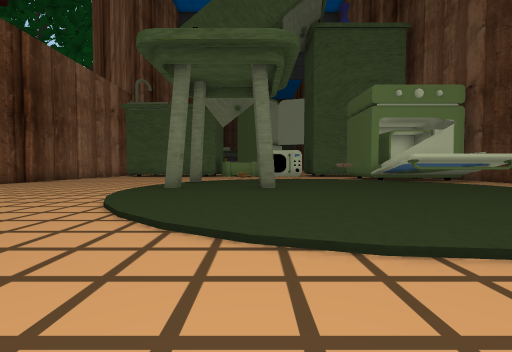
[1] (above)

24 first-person views from a walk through a Unity game level. The camera is 1.2 m above the floor, tilts 2° down and sees 90° across. The floor is counted in squares, 2 m on a side. Each view is taken from the middle of a square. On the plan, view 1 faces up. The plan holds only what a view shows up to about 9 squares ahead; the rest is blank. The place goes on beyond the plan. The player is left out. Some surface patterns are stand-ins.

[2]
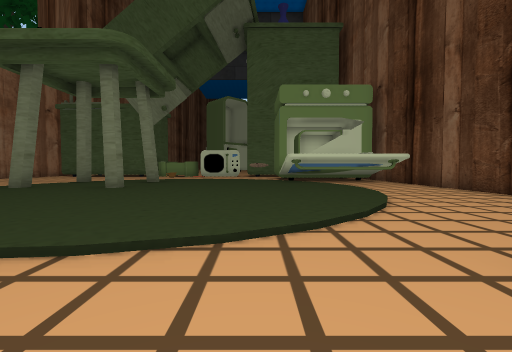

[3]
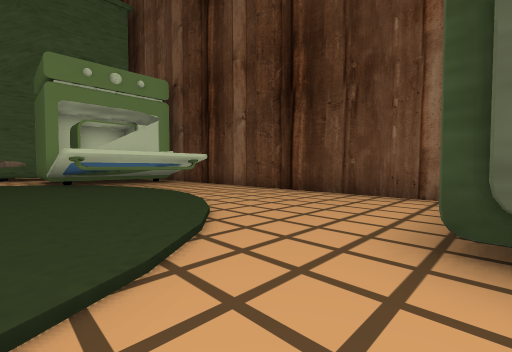

[4]
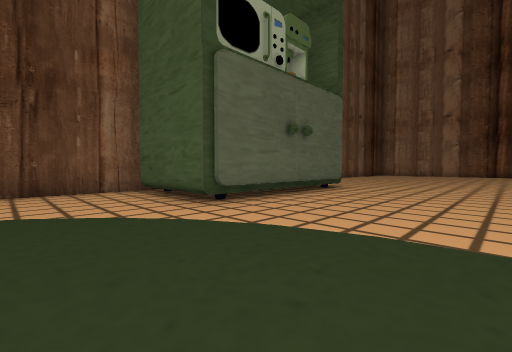

[5]
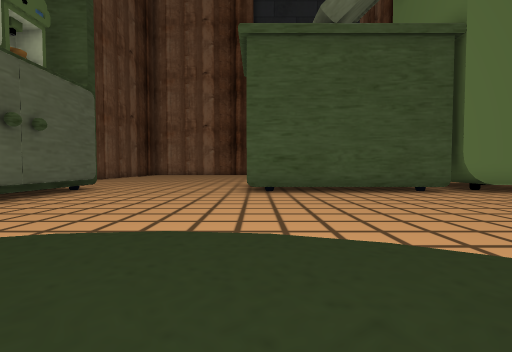

[6]
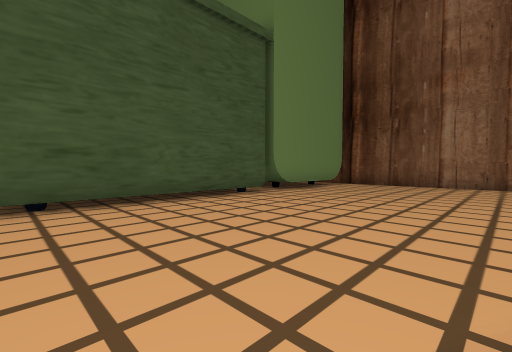

[7]
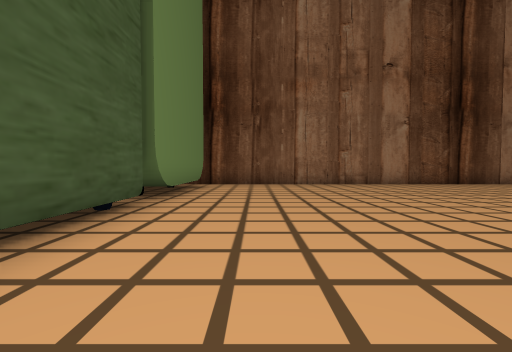

[8]
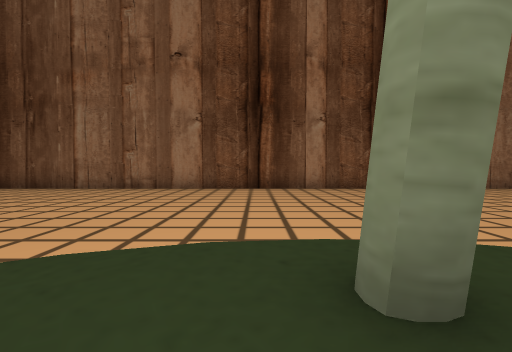

[9]
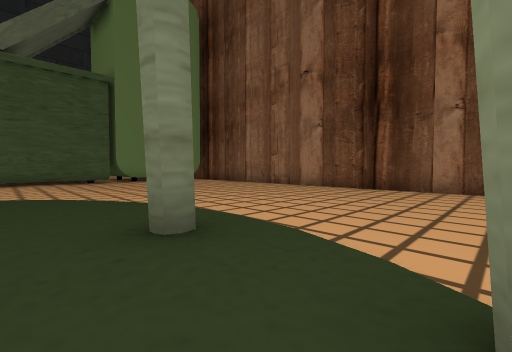

[10]
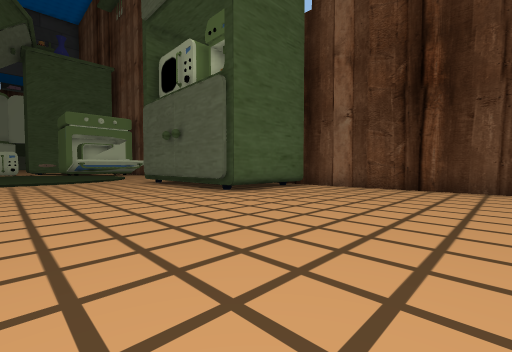

[11]
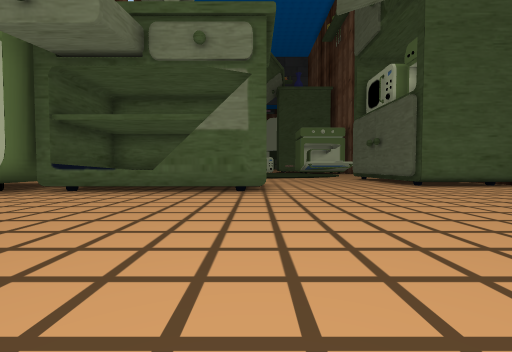

[12]
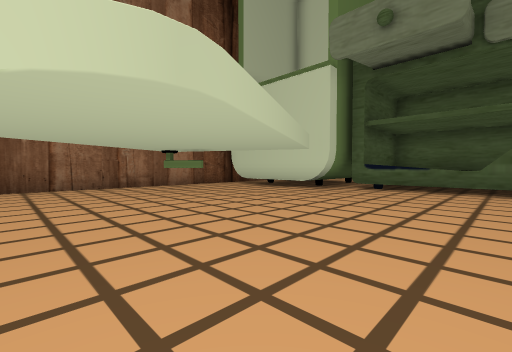

[13]
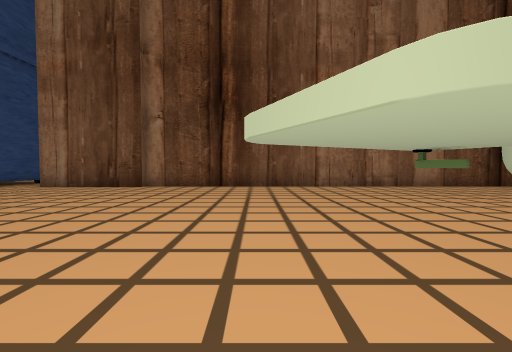

[14]
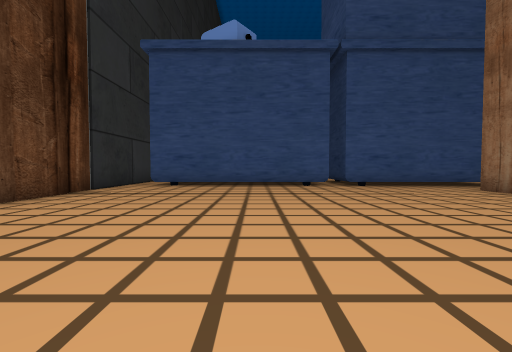

[15]
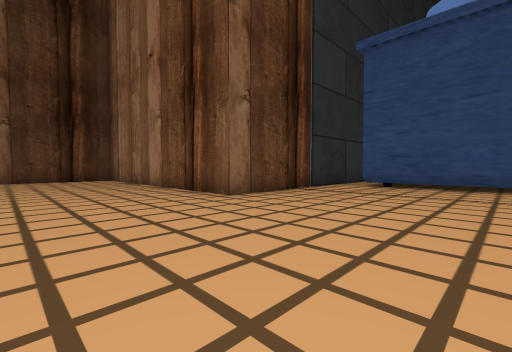

[16]
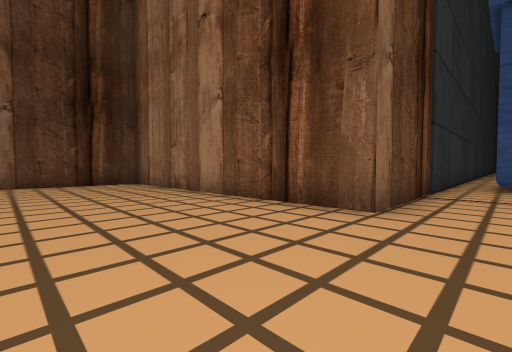

[17]
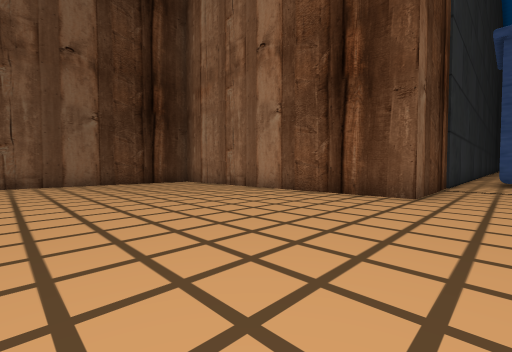

[18]
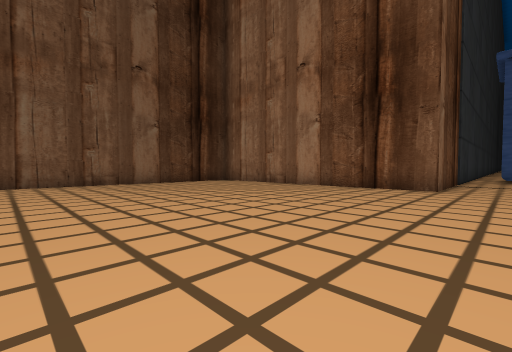

[19]
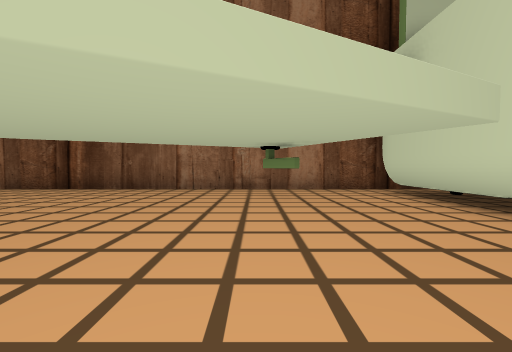

[20]
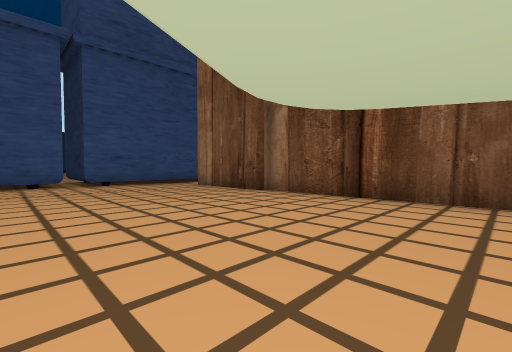

[21]
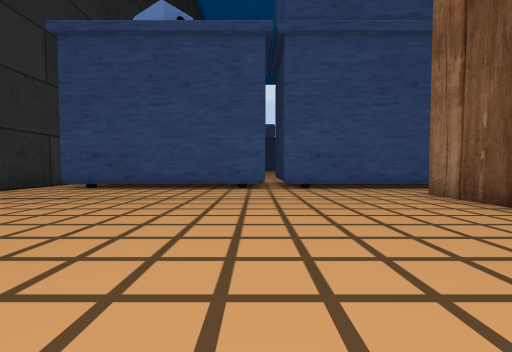

[22]
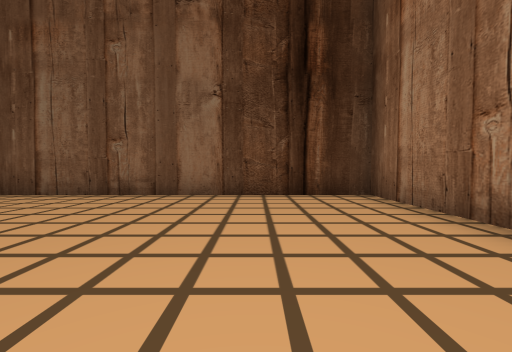

[23]
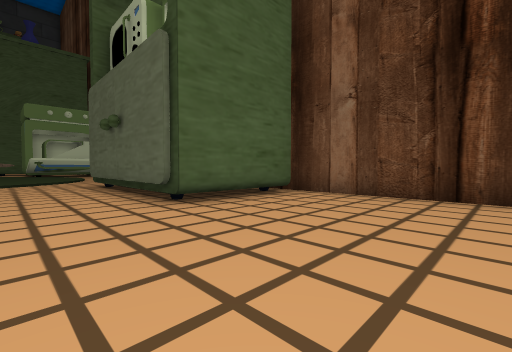

[24]
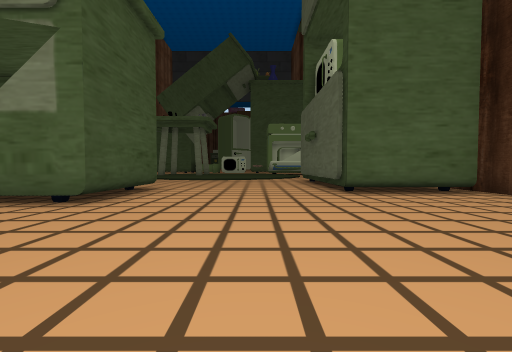

### Floor plan
Key: @ floor where view 1 was taken; # wall or solid block; x gap in a wall; . main floor; : floor 0.25 m higher than the main floor; / step, stairs or slope; ^ raised ledge.
Columns run from 10 left of view 1 to 10 right of it. Each row starts with its distance up from view 1.
  9  #......#:#::::######
  8  #...../:::::::::...#
  7  #...../#:#::::::/..#
  6  #...../:::::::::...#
  5  #...../:::::::::...#
  4  #....../:::::::/...#
  3  #....../::::::/....#
  2  #......../:://.....#
  1  #..............#####
  0  #........@.....#
 -1  #..............#
 -2  #..............#
 -3  ###########....#
 -4      ## ^  #....#####
 -5      ##    #........#
 -6  ######^^###........#
 -7  #..................#
 -8  #..................#
 -9  #.#................#
-10  #..................#
-11  #..................#
-12  #..................#
-13  #..................#
-14  #..................#
-15  #..................#
-16  #..................#
-17  #..................#
-18  #..........#########
-19  #..........#
-20  #..........#
-21  ...........#
-22 ####x######.#
-23     ^      .#
-24     ^      .#

Where each view was taken, in squares from view 1:
view 1: 0 up, 0 right, facing up
view 2: 0 up, 4 right, facing up
view 3: 1 up, 4 right, facing up-right
view 4: 4 up, 2 right, facing down-right
view 5: 4 up, 1 right, facing down
view 6: 2 up, 1 right, facing down-left
view 7: 1 down, 0 right, facing left
view 8: 6 up, 1 left, facing left
view 9: 9 up, 1 left, facing down-left
view 10: 9 down, 2 right, facing up-right
view 11: 12 down, 1 right, facing up
view 12: 13 down, 1 left, facing up-left
view 13: 14 down, 1 left, facing left
view 14: 14 down, 3 left, facing down
view 15: 14 down, 3 left, facing down-right
view 16: 14 down, 0 right, facing down-right
view 17: 12 down, 0 right, facing down-right
view 18: 10 down, 0 right, facing down-right
view 19: 10 down, 2 left, facing left
view 20: 13 down, 4 left, facing down-left
view 21: 15 down, 5 left, facing down
view 22: 15 down, 4 right, facing right
view 23: 8 down, 4 right, facing up-right
view 24: 10 down, 4 right, facing up
